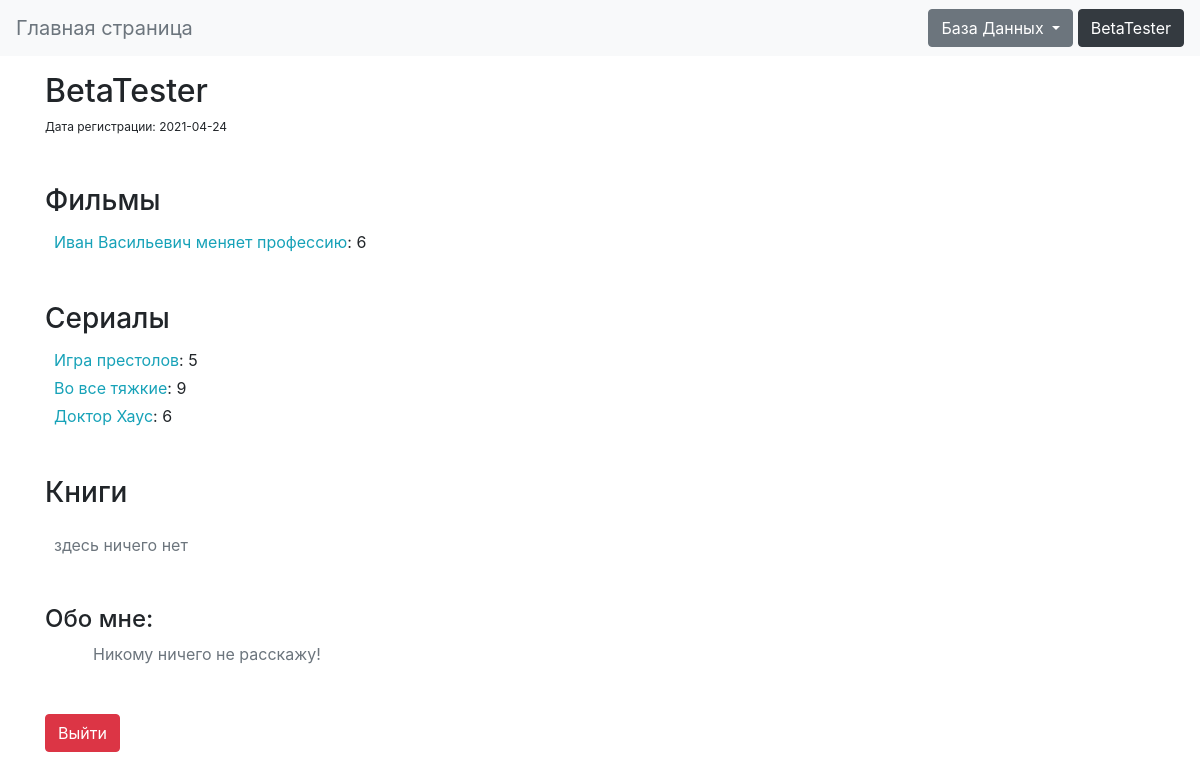
Screenshot of /profile (signed in) with the database file from the repository.
### data/users.py (models this page shows, shortened)
class User(SqlAlchemyBase, UserMixin):
    __tablename__ = 'users'
    id = sqlalchemy.Column(sqlalchemy.Integer,
                           primary_key=True, autoincrement=True)
    name = sqlalchemy.Column(sqlalchemy.String, nullable=True)
    about = sqlalchemy.Column(sqlalchemy.String, nullable=True)
    email = sqlalchemy.Column(sqlalchemy.String,
                              index=True, unique=True, nullable=True)
    hashed_password = sqlalchemy.Column(sqlalchemy.String, nullable=True)
    created_date = sqlalchemy.Column(sqlalchemy.DateTime,
                                     default=datetime.datetime.now)
    related = orm.relation("Entertain",
                             secondary="association",
                             backref="users")

### data/object_ent.py (models this page shows)
class Entertain(SqlAlchemyBase):
    __tablename__ = 'entertain'
    id = sqlalchemy.Column(sqlalchemy.Integer,
                           primary_key=True, autoincrement=True)
    title = sqlalchemy.Column(sqlalchemy.String, nullable=False)
    type = sqlalchemy.Column(sqlalchemy.String, nullable=False)
    rate = sqlalchemy.Column(sqlalchemy.Float, nullable=False, default=0)
    count = sqlalchemy.Column(sqlalchemy.Integer, default=0)
    critics = sqlalchemy.Column(sqlalchemy.String, default='')

### main.py (the view)
@app.route('/profile')
@login_required
def profile():
    films_user = []
    books_user = []
    tv_series_user = []
    films_rates = []
    books_rates = []
    tv_rates = []
    db_sess = db_session.create_session()
    films = db_sess.query(Entertain).filter(Entertain.type == 'films').all()
    books = db_sess.query(Entertain).filter(Entertain.type == 'books').all()
    tv_series = db_sess.query(Entertain).filter(Entertain.type == 'TV series').all()
    db_sess.commit()
    for i in films:
        for j in i.critics.split():
            if str(current_user.id) == j.split('-')[0]:
                films_user.append(i)
                films_rates.append(j.split('-')[1])
                break
    for i in books:
        for j in i.critics.split():
            if str(current_user.id) == j.split('-')[0]:
                books_user.append(i)
                books_rates.append(j.split('-')[1])
                break
    for i in tv_series:
        for j in i.critics.split():
            if str(current_user.id) == j.split('-')[0]:
                tv_series_user.append(i)
                tv_rates.append(j.split('-')[1])
                break
    date = str(current_user.created_date)[:10]
    length_b = len(books_user)
    length_t = len(tv_series_user)
    length_f = len(films_user)
    return render_template('profile.html', title=current_user.name, films=films_user, books=books_user,
                           TV_series=tv_series_user, films_rates=films_rates, tv_rates=tv_rates,
                           books_rates=books_rates, length_f=length_f, length_b=length_b, length_t=length_t,
                           date=date)

### data/db_session.py (called while the page is built)
def create_session() -> Session:
    global __factory
    return __factory()

### main.py (called while the page is built)
@login_manager.user_loader
def load_user(user_id):
    db_sess = db_session.create_session()
    return db_sess.query(User).get(user_id)

### templates/profile.html
{% extends "base.html" %}
{% block content %}
<div class="row mt-3">
    <h2 class="col-4">{{ current_user.name }}</h2>
</div>
<div class="row mt-auto">
    <div class="col-4 small">Дата регистрации: {{ date }}</div>
</div>
<div class="row mt-5">
    <h3 class="col-4">Фильмы</h3>
</div>
{% if films %}
{% for i in range(length_f) %}
<div class="row mt-1"><a href="/entertain/films/{{ films[i].title }}" class="text-info ml-4">{{ films[i].title }}</a>: {{
    films_rates[i]
    }}
</div>
{% endfor %}
{% else %}
<div class="row mt-3 text-muted">
    <div class="cl-12 ml-4">здесь ничего нет</div>
</div>
{% endif %}
<div class="row mt-5">
    <h3 class="col-4">Сериалы</h3>
</div>
{% if TV_series %}
{% for i in range(length_t) %}
<div class="row mt-1"><a href="/entertain/TV-series/{{ TV_series[i].title }}" class="text-info ml-4">{{ TV_series[i].title
    }}</a>: {{
    tv_rates[i] }}
</div>
{% endfor %}
{% else %}
<div class="row mt-3 text-muted">
    <div class="cl-12 ml-4">здесь ничего нет</div>
</div>
{% endif %}
<div class="row mt-5">
    <h3 class="col-4">Книги</h3>
</div>
{% if books %}
{% for i in range(length_b) %}
<div class="row mt-1"><a href="/entertain/books/{{ books[i].title }}" class="text-info ml-4">{{ books[i].title }}</a>: {{
    books_rates[i]
    }}
</div>
{% endfor %}
{% else %}
<div class="row mt-3 text-muted">
    <div class="cl-12 ml-4">здесь ничего нет</div>
</div>
{% endif %}
<h4 class="row mt-5 ml-auto">
    Обо мне:
</h4>
<div class="row mt-auto ml-5">
    {% if current_user.about != '' %}
    {{ current_user.about }}
    {% else %}
    <div class="text-muted">Никому ничего не расскажу!</div>
    {% endif %}
</div>
<a class="btn btn-danger mt-5" href="/logout" role="button">Выйти</a>
{% endblock %}

### templates/base.html (shortened to what this page needs)
<!doctype html>
<html lang="en">
<head>
    <link rel="stylesheet" href="https://maxcdn.bootstrapcdn.com/bootstrap/4.0.0/css/bootstrap.min.css"
>
</head>
<body>
<header>
    <nav class="navbar bg-light" role="navigation">
        <a class="navbar-brand text-secondary" href="/">Главная страница</a>
        <div class="dropdown ml-auto">
            <button class="btn btn-secondary dropdown-toggle" data-toggle="dropdown">
                База Данных
            </button>
        {% if current_user.is_authenticated %}
        <a class="btn btn-dark" href="/profile">{{ current_user.name }}</a>
        {% else %}
            <a class="btn btn-primary" href="/register">Зарегистрироваться</a>
            <a class="btn btn-success" href="/login">Войти</a>
        </div>
        {% endif %}
    </nav>
</header>
<main role="main" class="container">
    {% block content %}{% endblock %}</main>
</body>
</html>

### templates/base.html (style rules this page uses)
div.small { font-size: 75%; }

### rows the page displays
User: name "BetaTester"
Entertain: title "Иван Васильевич меняет профессию"
Entertain: title "Игра престолов"
Entertain: title "Во все тяжкие"
Entertain: title "Доктор Хаус"

### other values shown
{{ date }} "2021-04-24"
{{ films_rates[i] }} "6"
{{ tv_rates[i] }} "5" "9" "6"
